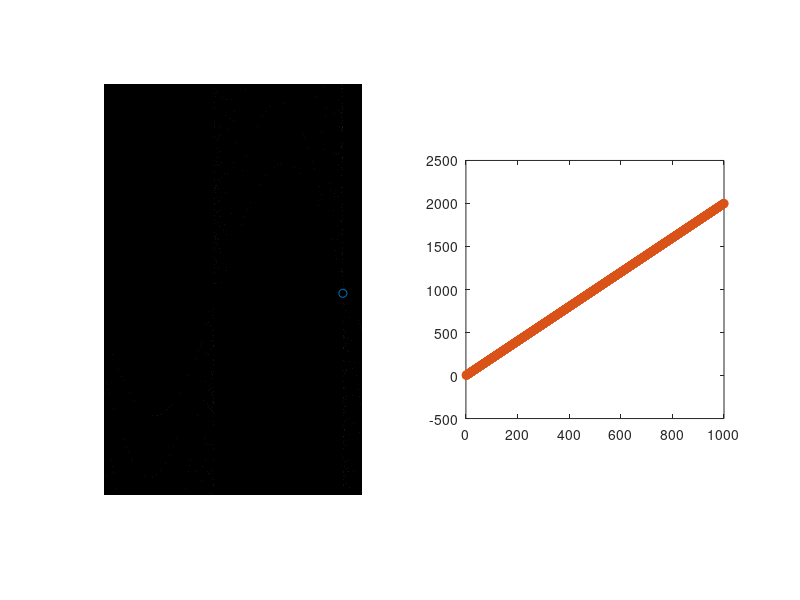

MATLAB code for this plot:
%https://blog.csdn.net/ws_20100/article/details/51159434

close all
clear all



%r = x*cos(theta)+y*sin(theta);


res_theta = 0.005;
res_r = 0.005;

pie = 3.141592653;
size_theta = ceil(2*pie/res_theta);
size_r = ceil(10/res_r);

img = zeros(size_r,size_theta);
xs = zeros(1,1000);
ys = zeros(1,length(xs));

for i = 1:length(xs)
i
x = i;
y = 2*x+rand;
xs(i) = x;
ys(i) = y;

for theta = res_theta:res_theta:2*pie
    r = x*cos(theta)+y*sin(theta);
    x_i = theta/res_theta;
    y_i = size_r/2+r/res_r;
    x_i = int32(x_i);
    y_i = int32(y_i);
    if(x_i>=1&&x_i<=size_theta&&y_i>=1&&y_i<=size_r)
        img(y_i,x_i) = img(y_i,x_i) + 5;
    end
end
end




maxV = 0;
max_location = [];
for i = 1:size(img,1)
    for j = 1:size(img,2)
        if(img(i,j)>maxV)
           maxV = img(i,j);
           max_location = [i,j];
        end
    end
end

theta = max_location(2)*res_theta
r = (max_location(1) - size_r/2)*res_r

subplot(1,2,1)
imshow(img,[])
hold on
plot(max_location(2),max_location(1),'o');
hold off;

x2 = 0:length(xs);
y2 = (r - cos(theta)*x2)/sin(theta);

subplot(1,2,2)
plot(x2,y2)
hold on
plot(xs,ys,'o')
hold off
pbaspect([1 1 1])